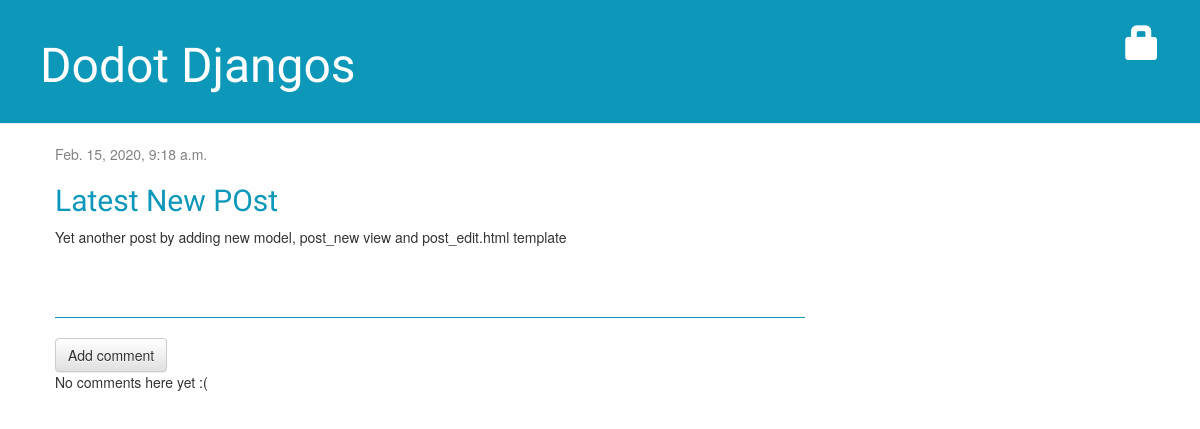
The page /post/13/ on the database its author committed.
### blog/models.py (models this page shows, shortened)
class Post(models.Model):
    author = models.ForeignKey(settings.AUTH_USER_MODEL, on_delete=models.CASCADE)
    title = models.CharField(max_length=200)
    text = models.TextField()
    created_date = models.DateTimeField(default=timezone.now)
    published_date = models.DateTimeField(blank=True, null=True)

### blog/views.py (the view)
# urls.py: path('post/<int:pk>/', views.post_detail, name='post_detail'),
def post_detail(request, pk):
    post = get_object_or_404(Post, pk=pk)
    return render(request, 'blog/post_detail.html', {'post': post})

### blog/templates/blog/post_detail.html (shortened to what this page needs)
{% extends 'blog/base.html' %}
{% block content %}
    <div class="post">
        {%  if post.published_date %}
            <div class="date">
                {{ post.published_date }}
            </div>
        {% else %}
            <a class="btn btn-default" href="{% url 'post_publish' pk=post.pk %}">Publish</a>
        {% endif %}
        {% if user.is_authenticated %}
            <a class="btn btn-default" href="{% url 'post_edit' pk=post.pk %}"><span class="glyphicon glyphicon-pencil"></span></a>
            <a class="btn btn-default" href="{% url 'post_remove' pk=post.pk %}"><span class="glyphicon glyphicon-remove"></span> </a>
        {% else %}
            <a href="{% url 'login' %}" class="top-menu"><span class="glyphicon glyphicon-lock"></span></a>
        {% endif %}
        <h2>{{ post.title }}</h2>
        <p>{{ post.text|linebreaksbr }}</p>
    </div>
    <hr>
    <a class="btn btn-default" href="{% url 'add_comment_to_post' pk=post.pk %}">Add comment</a>
    {% for comment in post.comments.all %}
        <div class="comment">
            <div class="date>">{{ comment.created_date }}</div>
            <strong>{{ comment.author }}</strong>
            <p>{{ comment.text|linebreaks }}</p>
        </div>
    {% empty %}
        <p>No comments here yet :(</p>
    {% endfor %}
{% endblock %}

### blog/static/css/blog.css (style rules this page uses)
h1, h2, h3, h4 { font-family: 'Lobster', cursive; }
.date { color: #828282; }
.top-menu, .top-menu:hover, .top-menu:visited { color:#FFF; float:right; font-size:26pt; margin-right:20px; }
.post { margin-bottom: 70px; }
.post h2, .post h2 a, .post h2 a:visited { color:#0d98ba; }
hr { border-color:#0d98ba; }

### rows shown on the page
Post: published_date "Feb. 15, 2020, 9:18 a.m.", title "Latest New POst", text "Yet another post by adding new model, post_new view and post_edit.html template"
